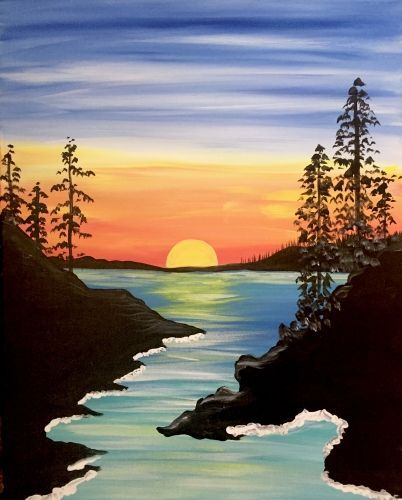
#> input picture Arnav Gupta/CV/input.jpg, 402 x 500 px, found by its file name
$ jupyter execute 'CV(SamridhiJain).ipynb'
#> lines starting #> are read from the running program, lines starting #| are printed output that depends on the picture; after the words box and inside, x2 and y2 are one past the last pixel; in counts of white or black regions, pixels touching at a corner belong together
#> the answer given: input.jpg
[cell 1]
import cv2
import numpy as np
from google.colab import files
from IPython.display import display, Markdown

def convert_to_braille(image_path, output_txt='braille_output.txt', output_width_chars=100):
    # Load and convert image to grayscale
#> called with image_path = 'input.jpg', output_txt = 'braille_output.txt', output_width_chars = 100
    image = cv2.imread(image_path)
#> image is the input picture: shape (500, 402, 3); mean B, G, R 107, 112.9, 122.8
    if image is None:
        print("Error: Image not found.")
        return

    gray = cv2.cvtColor(image, cv2.COLOR_BGR2GRAY)
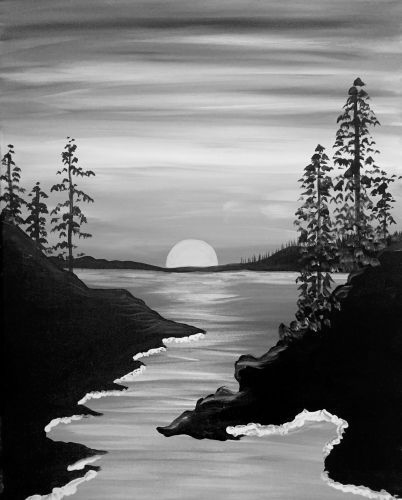
#> gray: shape (500, 402); min 0, max 248, mean 115.2

    # Target size (based on Braille cell size)
    braille_cell_w = 2
    braille_cell_h = 4
    target_w_px = output_width_chars * braille_cell_w
    scale_ratio = target_w_px / gray.shape[1]
#> scale_ratio = 0.498
    target_h_px = int(gray.shape[0] * scale_ratio)
#> target_h_px = 248
    target_w_px -= target_w_px % braille_cell_w
    target_h_px -= target_h_px % braille_cell_h

    # Resize and threshold the image
    resized = cv2.resize(gray, (target_w_px, target_h_px), interpolation=cv2.INTER_AREA)
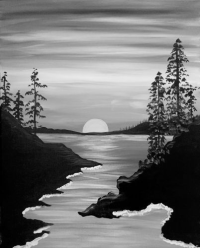
#> resized: shape (248, 200); min 0, max 236, mean 115.2
    binary = cv2.adaptiveThreshold(resized, 255, cv2.ADAPTIVE_THRESH_GAUSSIAN_C,
                                   cv2.THRESH_BINARY_INV, 11, 2)
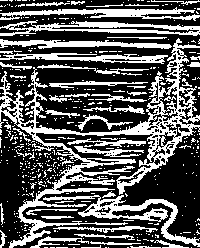
#> binary: shape (248, 200); 35.2% white; 469 white regions (419 under 20 px), largest, box (x1, y1, x2, y2) and area: (0, 38, 200, 248) 6452, (43, 195, 200, 247) 1524, (0, 20, 200, 36) 1341

    # Braille dot mapping
    dot_map = {
        (0, 0): 0x01, (1, 0): 0x08,
        (0, 1): 0x02, (1, 1): 0x10,
        (0, 2): 0x04, (1, 2): 0x20,
        (0, 3): 0x40, (1, 3): 0x80,
    }

    braille_lines = []

    for y in range(0, target_h_px, 4):
        line = ''
        for x in range(0, target_w_px, 2):
            dots = 0
            for dy in range(4):
                for dx in range(2):
                    if binary[y + dy, x + dx] > 0:
                        dots |= dot_map[(dx, dy)]
            line += chr(0x2800 + dots)
        braille_lines.append(line)

    # Save to text file
    with open(output_txt, 'w', encoding='utf-8') as f:
        for line in braille_lines:
            f.write(line + '\n')

    # Print in notebook using Markdown (monospace)
    braille_str = '\n'.join(braille_lines)
    print("Braille Art:")
    display(Markdown(f"```\n{braille_str}\n```"))

    print(f"Braille Art saved to {output_txt}")

# Upload image
uploaded = files.upload()

# Process uploaded image(s)
for filename in uploaded:
    convert_to_braille(filename)

# Auto-download
files.download('braille_output.txt')
